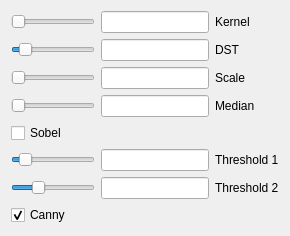
              <widget class="QWidget" name="tab_5">
               <attribute name="title">
                <string>edgefilter</string>
               </attribute>
               <layout class="QGridLayout" name="gridLayout_13">
                <item row="0" column="0">
                 <widget class="QSlider" name="slider_Skernel">
                  <property name="minimum">
                   <number>1</number>
                  </property>
                  <property name="maximum">
                   <number>5</number>
                  </property>
                  <property name="singleStep">
                   <number>2</number>
                  </property>
                  <property name="orientation">
                   <enum>Qt::Horizontal</enum>
                  </property>
                 </widget>
                </item>
                <item row="0" column="1">
                 <widget class="QLineEdit" name="lineEdit_Skernel">
                  <property name="sizePolicy">
                   <sizepolicy hsizetype="Minimum" vsizetype="Fixed">
                    <horstretch>0</horstretch>
                    <verstretch>0</verstretch>
                   </sizepolicy>
                  </property>
                 </widget>
                </item>
                <item row="0" column="2">
                 <widget class="QLabel" name="label_17">
                  <property name="text">
                   <string>Kernel</string>
                  </property>
                 </widget>
                </item>
                <item row="1" column="0">
                 <widget class="QSlider" name="slider_Sdst">
                  <property name="value">
                   <number>10</number>
                  </property>
                  <property name="orientation">
                   <enum>Qt::Horizontal</enum>
                  </property>
                 </widget>
                </item>
                <item row="1" column="1">
                 <widget class="QLineEdit" name="lineEdit_Sdst">
                  <property name="sizePolicy">
                   <sizepolicy hsizetype="Minimum" vsizetype="Fixed">
                    <horstretch>0</horstretch>
                    <verstretch>0</verstretch>
                   </sizepolicy>
                  </property>
                 </widget>
                </item>
                <item row="1" column="2">
                 <widget class="QLabel" name="label_18">
                  <property name="text">
                   <string>DST</string>
                  </property>
                 </widget>
                </item>
                <item row="2" column="0">
                 <widget class="QSlider" name="slider_Sscale">
                  <property name="orientation">
                   <enum>Qt::Horizontal</enum>
                  </property>
                 </widget>
                </item>
                <item row="2" column="1">
                 <widget class="QLineEdit" name="lineEdit_Sscale">
                  <property name="sizePolicy">
                   <sizepolicy hsizetype="Minimum" vsizetype="Fixed">
                    <horstretch>0</horstretch>
                    <verstretch>0</verstretch>
                   </sizepolicy>
                  </property>
                 </widget>
                </item>
                <item row="2" column="2">
                 <widget class="QLabel" name="label_19">
                  <property name="text">
                   <string>Scale</string>
                  </property>
                 </widget>
                </item>
                <item row="3" column="0">
                 <widget class="QSlider" name="slider_Smedian">
                  <property name="orientation">
                   <enum>Qt::Horizontal</enum>
                  </property>
                 </widget>
                </item>
                <item row="3" column="1">
                 <widget class="QLineEdit" name="lineEdit_Sscale_2">
                  <property name="sizePolicy">
                   <sizepolicy hsizetype="Minimum" vsizetype="Fixed">
                    <horstretch>0</horstretch>
                    <verstretch>0</verstretch>
                   </sizepolicy>
                  </property>
                 </widget>
                </item>
                <item row="3" column="2">
                 <widget class="QLabel" name="label_31">
                  <property name="text">
                   <string>Median</string>
                  </property>
                 </widget>
                </item>
                <item row="4" column="0">
                 <widget class="QCheckBox" name="checkBox_sobel">
                  <property name="text">
                   <string>Sobel</string>
                  </property>
                  <property name="checked">
                   <bool>false</bool>
                  </property>
                 </widget>
                </item>
                <item row="5" column="0">
                 <widget class="QSlider" name="slider_Cthresh1">
                  <property name="maximum">
                   <number>200</number>
                  </property>
                  <property name="value">
                   <number>21</number>
                  </property>
                  <property name="orientation">
                   <enum>Qt::Horizontal</enum>
                  </property>
                 </widget>
                </item>
                <item row="5" column="1">
                 <widget class="QLineEdit" name="lineEdit_Cthresh1">
                  <property name="sizePolicy">
                   <sizepolicy hsizetype="Minimum" vsizetype="Fixed">
                    <horstretch>0</horstretch>
                    <verstretch>0</verstretch>
                   </sizepolicy>
                  </property>
                 </widget>
                </item>
                <item row="5" column="2">
                 <widget class="QLabel" name="label_46">
                  <property name="text">
                   <string>Threshold 1</string>
                  </property>
                 </widget>
                </item>
                <item row="6" column="0">
                 <widget class="QSlider" name="slider_Cthresh2">
                  <property name="maximum">
                   <number>300</number>
                  </property>
                  <property name="value">
                   <number>89</number>
                  </property>
                  <property name="orientation">
                   <enum>Qt::Horizontal</enum>
                  </property>
                 </widget>
                </item>
                <item row="6" column="1">
                 <widget class="QLineEdit" name="lineEdit_Cthresh2">
                  <property name="sizePolicy">
                   <sizepolicy hsizetype="Minimum" vsizetype="Fixed">
                    <horstretch>0</horstretch>
                    <verstretch>0</verstretch>
                   </sizepolicy>
                  </property>
                 </widget>
                </item>
                <item row="6" column="2">
                 <widget class="QLabel" name="label_47">
                  <property name="text">
                   <string>Threshold 2</string>
                  </property>
                 </widget>
                </item>
                <item row="7" column="0">
                 <widget class="QCheckBox" name="checkBox_Canny">
                  <property name="text">
                   <string>Canny</string>
                  </property>
                  <property name="checked">
                   <bool>true</bool>
                  </property>
                 </widget>
                </item>
               </layout>
              </widget>
